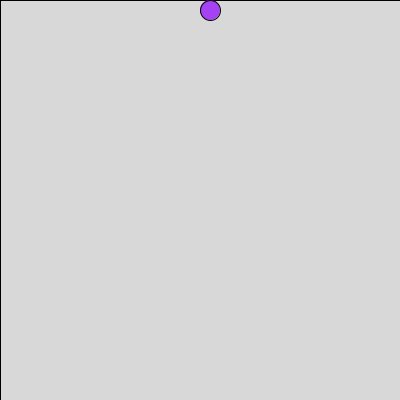
Frame 1 (no input)
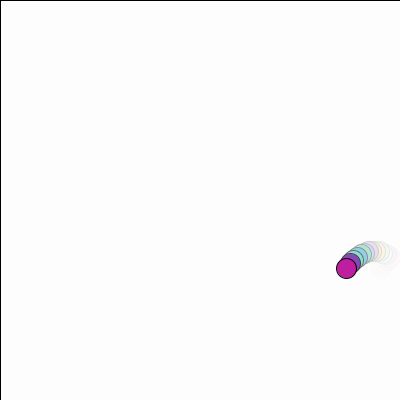
Frame 60 (the mouse pressed at the canvas centre just before this capture)
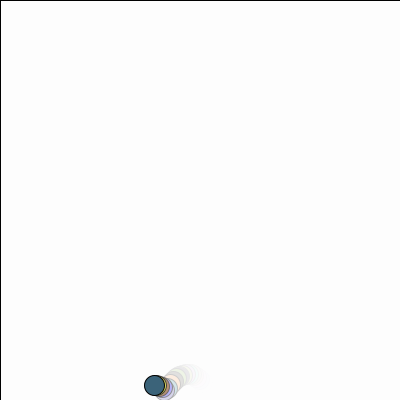
Frame 120 (the mouse held since frame 60 and released just before this capture)

The Processing sketch that drew these frames (run headless with seeded random() and noise(); from frame 60 on, the mouse is pressed at the canvas centre):

// Processing sketch: processing_71808
// ── processing_71808.pde

/*
/ Norm Krumpe
 / September 23, 2012
 / An object that bounces around the screen.  There are 
 / a couple reasons I made this.
 / 1. To play around with objects that bounce around the
 /    screen.
 / 2. To be extra careful about documenting my code and
 /    factoring my code into methods (functions) that
 /    make it easy to adjust.
 / 3. PLEASE play around with this.  
 */

// The location, size, and speed of the ball
float speedX, speedY;
float objectX, objectY, objectWidth, objectHeight;

// acceleration...modify this to affect
// how the ySpeed changes.  Closer to zero
// reduces the effects of gravity.  For example,
// 0.1 makes it seem more like how things might move
// on the moon.
float GRAVITY = 0.6;

// damping effect...modify this to affect
// the bounciness of the object.  Closer to zero
// loses bounciness.  Closer to 1 makes it more
// like a superball.
float DAMPING = 0.6;

// friction effect...modify this to affect
// the left-right motion when the object hits the floor.
// Closer to 1 makes the floor "slick", and closer to
// 0 makes the floor rougher, like sandpaper.
float FRICTION = .9;

// Set the screen size, the object's initial size,
// location, and speed.
void setup() {
  size(400, 400);
  ellipseMode (CORNER);

  objectX = width/2;
  objectY = 0;

  objectWidth = 20;
  objectHeight = objectWidth;

  speedX = 4;
  speedY = 4;
}

// The main driver for the motion
void draw() {

  // The second number in the fill affects
  // the transparency.  Adjust it to increase
  // or decrease the "tail" left behind the moving
  // object.
  fill(255, 60);
  rect(0, 0, width, height);

  drawObject();
  adjustForGravity();
  updateObjectLocation();
  checkForCollision();
}

// This draws the object that is bouncing.  Right
// now the object is a rectangle.  But it shouldn't
// be too hard to change this to some other object.
void drawObject() {
  updateColor(); 
  ellipse(objectX, objectY, objectWidth, objectHeight);
}

//Adjust the color of the circle
void updateColor () {
    fill (random(0, 256), random(0, 256), random (0, 256));

}

// Adjusts the location of the object based on its
// current location and its speed
void updateObjectLocation() {
  objectX = objectX + speedX;
  objectY = objectY + speedY;
}

// Adjusts the object's y speed based on its
// current speed and the force of gravity
void adjustForGravity() {
  speedY = speedY + GRAVITY;
}

// Make adjustments whenever the object hits
// the wall or a floor.  Any of these should
// reverse the direction of the object (hitting
// the two walls, for example, reverses speedX).
// Hitting the floor will call friction and 
// damping into play.  Should hitting a wall
// be affected by friction?  What about hitting
// the ceiling?
void checkForCollision() {

  // Check for right-wall collision
  // This (perhaps poorly) assumes that
  // the object's position (objectX, objectY)
  // is based on that position being in the
  // upper-left corner of that object.
  // If (objectX, objectY) were in the center
  // of the object, then this code would need
  // to be adjusted appropriately.
  if (objectX > width - objectWidth) {
    objectX = width - objectWidth;
    speedX = -1 * speedX;
  }
  // Check for left-wall collision
  else if (objectX < 0) {
    objectX = 0;
    speedX = -1 * speedX;
  }

  // Check for floor collision:
  if (objectY > height - objectHeight) {
    objectY = height - objectHeight;
    speedY = -1 * speedY;
    speedY = DAMPING * speedY;
    speedX = FRICTION * speedX;
  }
  
  //Check for ceiling collision
  if (objectY < 0) {
    objectY = 0;
    speedY = -1 * speedY;
  }
}
